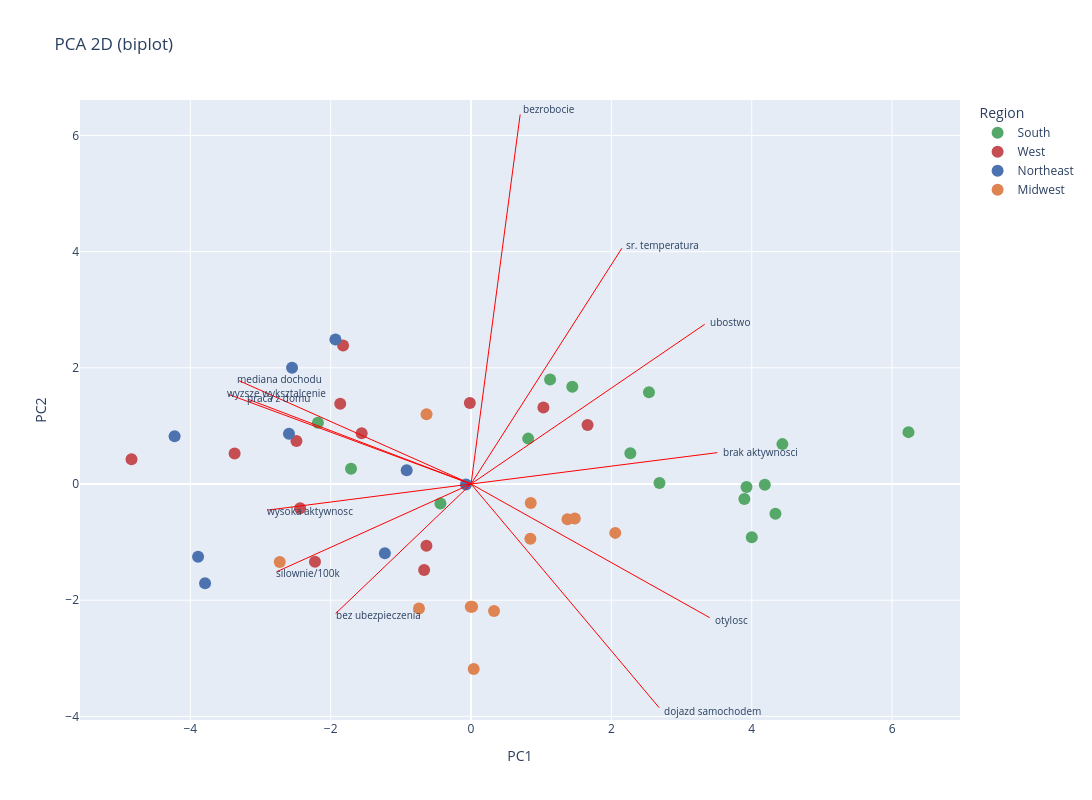

Source (notebook cell):
### Markdown cell above
**PC1 (~57% wariancji)** oś zamożności i zdrowia. Po prawej stronie (wysokie PC1): otyłość, brak aktywności, ubóstwo, dojazdy samochodem — typowy profil południa USA. Po lewej: wysokie wykształcenie, dochód, praca z domu, siłownie — Northeast i wybrzeże zachodnie. To dominująca oś zróżnicowania między stanami.

**PC2 (~14% wariancji)** oś klimatyczno-strukturalna, niezależna od PC1. Wysoko na PC2 plasują się stany z wysokim bezrobociem, ciepłym klimatem i ubóstwem, ale jednocześnie z niskimi dojazdami samochodem i niską otyłością. To brzmi jak Floryda, Arizona — ciepłe stany z dużymi miastami, gdzie ludzie chodzą pieszo, ale bezrobocie i ubóstwo są wysokie.

### Code cell
x = X_pca[:, 0]
y = X_pca[:, 1]

fig = px.scatter(
    x=x,
    y=y,
    hover_name=df_pca.LocationDesc,
    color=df_pca["Region"],
    labels={"x": "PC1", "y": "PC2", "color": "Region"},
    color_discrete_map=PALETTE,
    title="PCA 2D (biplot)",
)


for feature_name, row in loadings.iterrows():
    fig.add_shape(
        type="line",
        x0=0,
        y0=0,
        x1=row["PC1"] * 10,
        y1=row["PC2"] * 10,
        line=dict(color="red", width=1),
    )
    fig.add_annotation(
        x=row["PC1"] * 10.15,
        y=row["PC2"] * 10.15,
        text=feature_name,
        showarrow=False,
        font=dict(size=10),
        xanchor="left",
    )


fig.update_layout(
    autosize=False,
    width=1200,
    height=800,
)

fig.update_traces(marker=dict(size=12), textposition="top center")
fig.show()

### Figure 1 — Plotly figure (JSON) as saved in the notebook; plotly's stock layout.template omitted (floating-point values rounded to 4 significant figures)
{"data": [{"hovertemplate": "<b>%{hovertext}</b><br><br>Region=South<br>PC1=%{x}<br>PC2=%{y}<extra></extra>", "hovertext": ["Alabama", "Arkansas", "Delaware", "Florida", "Georgia", "Kentucky", "Louisiana", "Maryland", "Mississippi", "North Carolina", "Oklahoma", "South Carolina", "Tennessee", "Texas", "Virginia", "West Virginia"], "legendgroup": "South", "marker": {"color": "#55A868", "symbol": "circle", "size": 12}, "mode": "markers", "name": "South", "orientation": "v", "showlegend": true, "x": [4.186, 4.338, -0.4368, 1.127, 1.443, 3.895, 4.437, -2.182, 6.234, 0.8141, 3.926, 2.27, 2.685, 2.535, -1.71, 4.0], "xaxis": "x", "y": [-0.01411, -0.5105, -0.3366, 1.798, 1.674, -0.2592, 0.6865, 1.056, 0.8929, 0.7812, -0.05268, 0.5282, 0.01637, 1.581, 0.2627, -0.915], "yaxis": "y", "type": "scatter", "textposition": "top center"}, {"hovertemplate": "<b>%{hovertext}</b><br><br>Region=West<br>PC1=%{x}<br>PC2=%{y}<extra></extra>", "hovertext": ["Alaska", "Arizona", "California", "Colorado", "Hawaii", "Idaho", "Montana", "Nevada", "New Mexico", "Oregon", "Utah", "Washington", "Wyoming"], "legendgroup": "West", "marker": {"color": "#C44E52", "symbol": "circle", "size": 12}, "mode": "markers", "name": "West", "orientation": "v", "showlegend": true, "x": [-1.559, -0.01722, -1.824, -4.839, -1.864, -0.636, -2.224, 1.031, 1.661, -2.488, -2.436, -3.37, -0.6687], "xaxis": "x", "y": [0.874, 1.394, 2.383, 0.4257, 1.38, -1.063, -1.34, 1.319, 1.016, 0.7399, -0.4158, 0.5239, -1.479], "yaxis": "y", "type": "scatter", "textposition": "top center"}, {"hovertemplate": "<b>%{hovertext}</b><br><br>Region=Northeast<br>PC1=%{x}<br>PC2=%{y}<extra></extra>", "hovertext": ["Connecticut", "Maine", "Massachusetts", "New Hampshire", "New Jersey", "New York", "Pennsylvania", "Rhode Island", "Vermont"], "legendgroup": "Northeast", "marker": {"color": "#4C72B0", "symbol": "circle", "size": 12}, "mode": "markers", "name": "Northeast", "orientation": "v", "showlegend": true, "x": [-2.595, -1.228, -4.225, -3.791, -2.551, -1.933, -0.07277, -0.9172, -3.89], "xaxis": "x", "y": [0.865, -1.191, 0.8228, -1.71, 2.0, 2.489, -0.01057, 0.2352, -1.251], "yaxis": "y", "type": "scatter", "textposition": "top center"}, {"hovertemplate": "<b>%{hovertext}</b><br><br>Region=Midwest<br>PC1=%{x}<br>PC2=%{y}<extra></extra>", "hovertext": ["Illinois", "Indiana", "Iowa", "Kansas", "Michigan", "Minnesota", "Missouri", "Nebraska", "North Dakota", "Ohio", "South Dakota", "Wisconsin"], "legendgroup": "Midwest", "marker": {"color": "#DD8452", "symbol": "circle", "size": 12}, "mode": "markers", "name": "Midwest", "orientation": "v", "showlegend": true, "x": [-0.6343, 2.055, 0.3275, 0.8452, 0.8505, -2.726, 1.478, 0.01485, 0.03766, 1.374, -0.004315, -0.7418], "xaxis": "x", "y": [1.2, -0.8415, -2.188, -0.9443, -0.3252, -1.342, -0.5932, -2.113, -3.183, -0.6061, -2.113, -2.145], "yaxis": "y", "type": "scatter", "textposition": "top center"}], "layout": {"xaxis": {"anchor": "y", "domain": [0.0, 1.0], "title": {"text": "PC1"}}, "yaxis": {"anchor": "x", "domain": [0.0, 1.0], "title": {"text": "PC2"}}, "legend": {"title": {"text": "Region"}, "tracegroupgap": 0}, "title": {"text": "PCA 2D (biplot)"}, "shapes": [{"line": {"color": "red", "width": 1}, "type": "line", "x0": 0, "x1": 3.4, "y0": 0, "y1": -2.3}, {"line": {"color": "red", "width": 1}, "type": "line", "x0": 0, "x1": 3.51, "y0": 0, "y1": 0.54}, {"line": {"color": "red", "width": 1}, "type": "line", "x0": 0, "x1": -2.9, "y0": 0, "y1": -0.45}, {"line": {"color": "red", "width": 1}, "type": "line", "x0": 0, "x1": -3.31, "y0": 0, "y1": 1.78}, {"line": {"color": "red", "width": 1}, "type": "line", "x0": 0, "x1": 3.33, "y0": 0, "y1": 2.75}, {"line": {"color": "red", "width": 1}, "type": "line", "x0": 0, "x1": 0.7, "y0": 0, "y1": 6.36}, {"line": {"color": "red", "width": 1}, "type": "line", "x0": 0, "x1": -3.45, "y0": 0, "y1": 1.54}, {"line": {"color": "red", "width": 1}, "type": "line", "x0": 0, "x1": -1.93, "y0": 0, "y1": -2.23}, {"line": {"color": "red", "width": 1}, "type": "line", "x0": 0, "x1": 2.68, "y0": 0, "y1": -3.85}, {"line": {"color": "red", "width": 1}, "type": "line", "x0": 0, "x1": -3.18, "y0": 0, "y1": 1.46}, {"line": {"color": "red", "width": 1}, "type": "line", "x0": 0, "x1": -2.77, "y0": 0, "y1": -1.51}, {"line": {"color": "red", "width": 1}, "type": "line", "x0": 0, "x1": 2.15, "y0": 0, "y1": 4.06}], "annotations": [{"font": {"size": 10}, "showarrow": false, "text": "otylosc", "x": 3.451, "xanchor": "left", "y": -2.335}, {"font": {"size": 10}, "showarrow": false, "text": "brak aktywnosci", "x": 3.563, "xanchor": "left", "y": 0.5481}, {"font": {"size": 10}, "showarrow": false, "text": "wysoka aktywnosc", "x": -2.943, "xanchor": "left", "y": -0.4567}, {"font": {"size": 10}, "showarrow": false, "text": "mediana dochodu", "x": -3.36, "xanchor": "left", "y": 1.807}, {"font": {"size": 10}, "showarrow": false, "text": "ubostwo", "x": 3.38, "xanchor": "left", "y": 2.791}, {"font": {"size": 10}, "showarrow": false, "text": "bezrobocie", "x": 0.7105, "xanchor": "left", "y": 6.455}, {"font": {"size": 10}, "showarrow": false, "text": "wyzsze wyksztalcenie", "x": -3.502, "xanchor": "left", "y": 1.563}, {"font": {"size": 10}, "showarrow": false, "text": "bez ubezpieczenia", "x": -1.959, "xanchor": "left", "y": -2.263}, {"font": {"size": 10}, "showarrow": false, "text": "dojazd samochodem", "x": 2.72, "xanchor": "left", "y": -3.908}, {"font": {"size": 10}, "showarrow": false, "text": "praca z domu", "x": -3.228, "xanchor": "left", "y": 1.482}, {"font": {"size": 10}, "showarrow": false, "text": "silownie/100k", "x": -2.812, "xanchor": "left", "y": -1.533}, {"font": {"size": 10}, "showarrow": false, "text": "sr. temperatura", "x": 2.182, "xanchor": "left", "y": 4.121}], "autosize": false, "width": 1200, "height": 800}}
